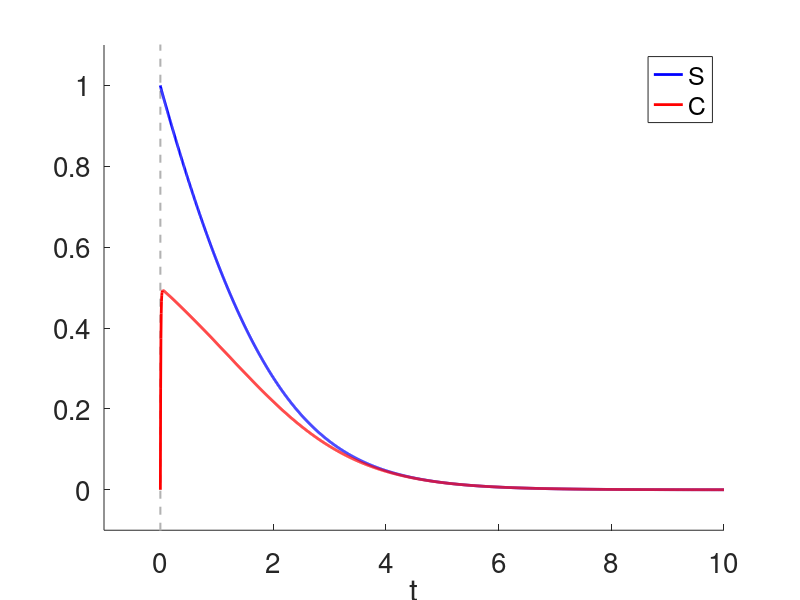

Source code (MATLAB):
% Solution of the Michaelis-Menten kinetic model
% Numerical method: modified Euler (Runge-Kutta, order 2)

clear all
close all

% ODEs:
% ds/dt = -s + (s+kpa-lda)c
% eps dc/dt = s - (s+kpa)c

KSE = 1;
        % 1: Dimensionless (2D)
        % 2: Dimensional (4D)

if KSE == 1        
        
    % Parameters
    
    kpa = 1;
    lda = 1;
    eps = 0.01;

    % Functions

    f = @(s,c) -s+(s+kpa-lda)*c;
    g = @(s,c) (s-(s+kpa)*c)/eps;


    Tmax = 10;
    dt = 0.005;
    t = 0:dt:Tmax;

    s = zeros(1,length(t));
    c = zeros(1,length(t));

    s(1) = 1;
    c(1) = 0;

    for j=1:length(t)-1
        k1s = f(s(j),c(j));
        k1c = g(s(j),c(j));
        as = s(j)+k1s*dt;
        ac = c(j)+k1c*dt;
        k2s = f(as,ac);   
        k2c = g(as,ac);
        s(j+1)=s(j)+(k1s+k2s)*dt/2;
        c(j+1)=c(j)+(k1c+k2c)*dt/2;    
    end
    
    ds = 0.01;
    svec = -1:ds:2;
    snlc = svec./(svec+kpa-lda);
    cnlc = svec./(svec+kpa);



    figure
    hold on
    plot(-100,-100,'-b','linewidth',2);
    plot(-100,-100,'-r','linewidth',2);
    plot([0 0],[-100 100],'--','Color',[.7 .7 .7],'linewidth',1.5);
    plot(t,s,'-b','linewidth',2);
    plot(t,c,'-r','linewidth',2);
    axis([-1 Tmax -0.1 1.1]);
    set(gca,'fontsize',20);
    xlabel('t');
    ylabel('');
    legend('S','C');
    
%     
%     
%     figure
%     hold on
%     plot(-100,-100,'-r','linewidth',2);
%     plot(-100,-100,'-g','linewidth',2);
%     plot(-100,-100,'-b','linewidth',2);
%     plot([0 0],[-10 10],'--','Color',[.7 .7 .7],'linewidth',1.5);
%     plot([-10 10],[0 0],'--','Color',[.7 .7 .7],'linewidth',1.5);
%     plot(svec,snlc,'-r','linewidth',2);
%     plot(svec,cnlc,'-g','linewidth',2);
%     plot(s,c,'-b','linewidth',2);
%     plot(s(1),c(1),'ob','linewidth',3);
%     axis([-0.5 2 -0.5 2]);
%     set(gca,'fontsize',20);
%     xlabel('S');
%     ylabel('C');
%     legend('s-nullcline','c-nullcline','trajectory');
    
MVN = 0;
if MVN == 1
    figure(101)
    k = 4;
    hFig = figure(101);
    set(hFig, 'Position', [20 100 1400 1000])
    for j=1:floor(length(t)/k)-1
        subplot(1,2,1)
        plot(-100,-100,'-b','linewidth',2);
        hold on
        plot(-100,-100,'-r','linewidth',2);
        plot([0 0],[-100 100],'--','Color',[.7 .7 .7],'linewidth',1.5);
        plot(t,s,'-b','linewidth',2);
        plot(t,c,'-r','linewidth',2);
        plot(t(k*j),s(k*j),'ob','linewidth',4);
        plot(t(k*j),c(k*j),'or','linewidth',4);
        axis([-1 Tmax -0.1 1.1]);
        set(gca,'fontsize',20);
        xlabel('t');
        ylabel('');
        legend('S','C');
        pause(0.0001);
        hold off  
        subplot(1,2,2)
        plot(-100,-100,'-r','linewidth',2);
         hold on
        plot(-100,-100,'-g','linewidth',2);
        plot(-100,-100,'-b','linewidth',2);
        plot([0 0],[-10 10],'--','Color',[.7 .7 .7],'linewidth',1.5);
        plot([-10 10],[0 0],'--','Color',[.7 .7 .7],'linewidth',1.5);
        plot(svec,snlc,'-r','linewidth',2);
        plot(svec,cnlc,'-g','linewidth',2);        
        plot(s(1),c(1),'ob','linewidth',3);
        plot(s(k*j),c(k*j),'ob','linewidth',3);
        plot(s(1:k*j),c(1:k*j),'--b','linewidth',1);
        axis([-0.5 2 -0.5 2]);
        set(gca,'fontsize',20);
        xlabel('S');
        ylabel('C');
        legend('s-nullcline','c-nullcline','trajectory');
        pause(0.0001);
        hold off  
    end
end
    
elseif KSE == 2
    
    % Parameters
    
    kp1 = 40;
    km1 = 1;
    k2 = 20;
    s0 = 5;
    c0 = 0;
    e0 = 0.5;    
    p0 = 0;
    
    % Functions
    
    fs = @(s,c,e)  -kp1*s*e+km1*c;
    fc = @(s,c,e)  -km1*c+kp1*s*e-k2*c;
    fe = @(s,c,e)  km1*c-kp1*s*e+k2*c;
    fp = @(c)      k2*c;
    
    Tmax = 5;
    dt = 0.01;
    t = 0:dt:Tmax;

    s = zeros(1,length(t));
    c = zeros(1,length(t));
    e = zeros(1,length(t));
    p = zeros(1,length(t));

    s(1) = s0;
    c(1) = c0;
    e(1) = e0;
    p(1) = p0;
    
    for j=1:length(t)-1
        k1s = fs(s(j),c(j),e(j));
        k1c = fc(s(j),c(j),e(j));
        k1e = fe(s(j),c(j),e(j));
        k1p = fp(c(j));        
        as = s(j)+k1s*dt;
        ac = c(j)+k1c*dt;
        ae = e(j)+k1e*dt;
        ap = p(j)+k1p*dt;
        k2s = fs(as,ac,ae);
        k2c = fc(as,ac,ae);
        k2e = fe(as,ac,ae);
        k2p = fp(ac);          
        s(j+1)=s(j)+(k1s+k2s)*dt/2;
        c(j+1)=c(j)+(k1c+k2c)*dt/2;
        e(j+1)=e(j)+(k1e+k2e)*dt/2;
        p(j+1)=p(j)+(k1p+k2p)*dt/2;
    end
    
    Ks = km1/kp1;
    Km = (km1+k2)/kp1;
    V = k2*c;
    Veq = k2*e0*s./(Ks+s);
    Vqss = k2*e0*s./(Km+s);
    
    figure
    hold on
    plot(-100,-100,'-b','linewidth',2);
    plot(-100,-100,'-r','linewidth',2);
    plot(-100,-100,'-g','linewidth',2);
    plot(-100,-100,'-c','linewidth',2);
    plot([0 0],[0 100],'--','Color',[.7 .7 .7],'linewidth',1.5);
    plot(t,s,'-b','linewidth',2);
    plot(t,c,'-r','linewidth',2);
    plot(t,e,'-g','linewidth',2);
    plot(t,p,'-c','linewidth',2);
    axis([-0.1 Tmax -0.1 6]);
    set(gca,'fontsize',20);
    xlabel('t');
    ylabel('');
    legend('S','C','E','P');
    
    
    figure
    hold on
    plot(-100,-100,'-b','linewidth',2);
    plot(-100,-100,'-r','linewidth',2);
    plot(-100,-100,'-g','linewidth',2);
    plot([0 0],[0 100],'--','Color',[.7 .7 .7],'linewidth',1.5);
    axis([0 Tmax -0.1 11]);
    plot(t,V,'-b','linewidth',2);
    plot(t,Veq,'-r','linewidth',2);
    plot(t,Vqss,'-g','linewidth',2);
    set(gca,'fontsize',20);
    xlabel('t');
    ylabel('');
    legend('V','V_{eq}','V_{qss}');
    
end
